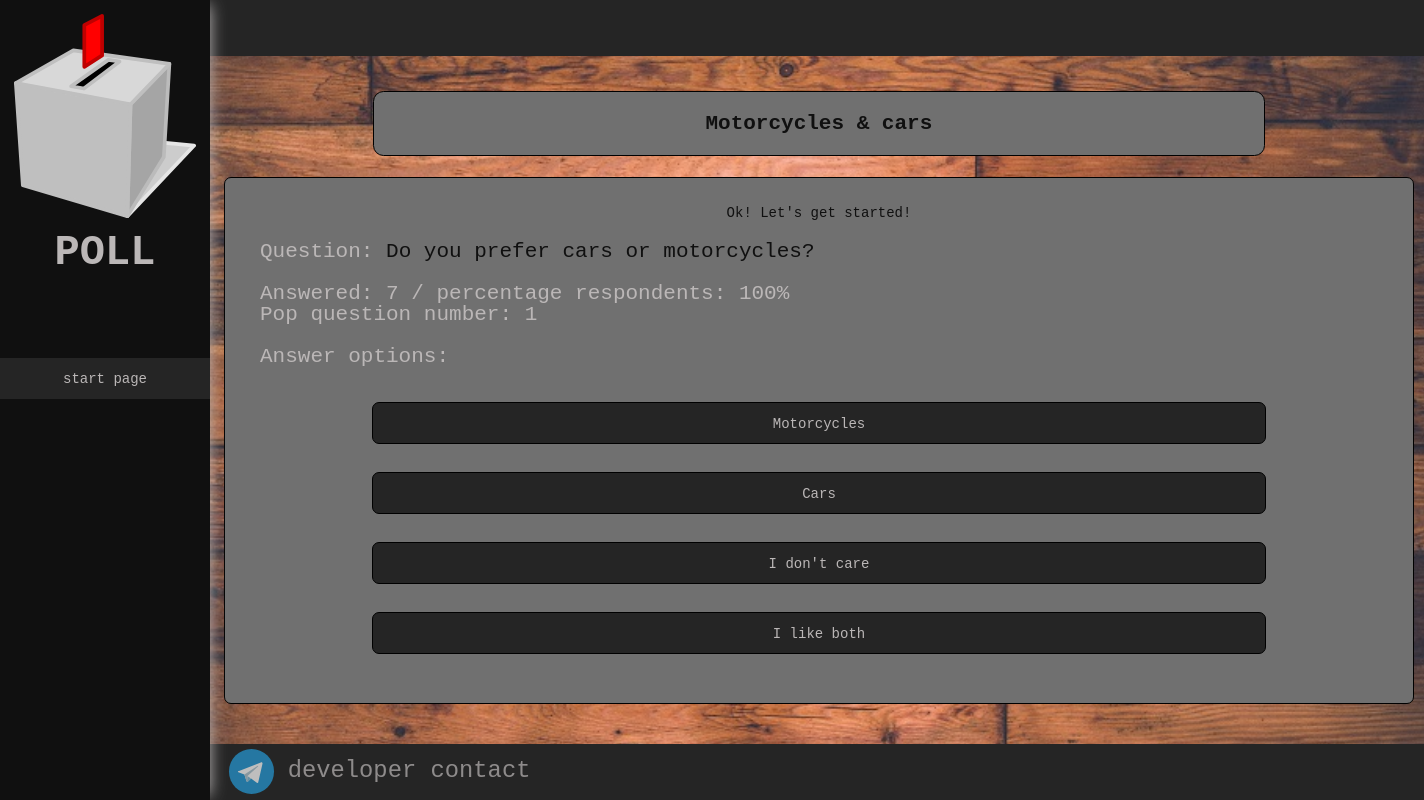
The app's page /poll/?poll_pk=2&is_start=True with its own data.
### polls/models.py (models this page shows, shortened)
class Poll(models.Model):
    subject = models.CharField(max_length=500)
    description = models.TextField()
    participants = models.PositiveIntegerField(default=0)

class Question(models.Model):
    context = models.TextField()
    poll = models.ForeignKey(Poll, on_delete=CASCADE)
    is_start = models.BooleanField(default=False)
    participants = models.PositiveIntegerField(default=0)

class Answer(models.Model):
    context = models.TextField()
    question = models.ForeignKey(Question, on_delete=CASCADE, related_name='current_question')
    next_question = models.ForeignKey(Question, on_delete=models.CASCADE, related_name='next_question', **NULLABLE)
    participants = models.PositiveIntegerField(default=0)

### polls/views.py (the view)
# urls.py: path('poll/', views.poll, name='poll'),
def poll(request):
    current_poll_pk = request.GET.get('poll_pk')
    current_poll = Poll.objects.get(pk=current_poll_pk)
    if request.GET.get('is_start'):
        create_session(current_poll)
    session_data = handle_session_data(request)
    if session_data['next_question_pk']:
        message = NEXT_QUESTION_MESSAGE
        question = Question.objects.get(pk=session_data['next_question_pk'])
        answers = Answer.objects.filter(question=question)
    elif session_data['is_start']:
        message = FIRST_QUESTION_MESSAGE
        question = Question.objects.filter(poll=current_poll, is_start=True).first()
        answers = Answer.objects.filter(question=question)
    else:
        message = COMPLETED_SURVEY_MESSAGE
        question = None
        answers = None
    question_statistics = None
    if question:
        question_statistics = poll_session.session.get_question_statistics(question)
    question_numbers = poll_session.session.get_questions_numbers()
    question_pk = -1
    if question:
        question_pk = question.pk
    context = {
        'title': 'poll',
        'poll': current_poll,
        'question': question,
        'answers': answers,
        'message': message,
        'statistics': question_statistics,
        'question_pk': question_pk,
        'question_numbers': question_numbers,
    }
    return render(request, 'polls/poll.html', context)

### polls/poll_session/poll_session.py (called while the page is built)
    def update_statistic(self, question_pk, answer_pk):
        if question_pk:
            self.questions[question_pk] = self.questions.get(question_pk, 0) + 1
        if answer_pk:
            self.answers[answer_pk] = self.answers.get(answer_pk, 0) + 1

    def get_question_statistics(self, question):
        percentage_poll_participants = 0
        if self.poll.participants and question.participants:
            percentage_poll_participants = int((100 / self.poll.participants) * question.participants)
        return {
            'poll_participants': self.poll.participants,
            'question_participants': question.participants,
            'percentage_poll_participants': percentage_poll_participants,
        }

    def get_questions_numbers(self):
        questions = Question.objects.filter(poll=self.poll).order_by('-participants')
        numbers = {}
        prev_question = None
        prev_number = 1
        for question in questions:
            if prev_question and question.participants == prev_question.participants:
                numbers[question.pk] = prev_number
            elif prev_question and question.participants != prev_question.participants:
                numbers[question.pk] = prev_number + 1
                prev_question = question
                prev_number += 1
            else:
                numbers[question.pk] = prev_number
                prev_question = question
        return numbers

### polls/templatetags/site_sections_tags.py (called while the page is built)
@register.simple_tag()
def get_site_sections():
    return SITE_SECTIONS

### polls/views.py (called while the page is built)
def create_session(current_poll):
    poll_session.session = poll_session.PollSession(current_poll)

def handle_session_data(request):
    session_data = {'question_pk': request.GET.get('question_pk'),
                    'answer_pk': request.GET.get('answer_pk'),
                    'is_start': request.GET.get('is_start'),
                    'next_question_pk': request.GET.get('next_question'),
                    }
    poll_session.session.update_statistic(session_data['question_pk'], session_data['answer_pk'])
    return session_data

### polls/templates/polls/poll.html (shortened to what this page needs)
{% extends 'base.html' %}
{% load static %}
{% block style %}
<link rel="stylesheet" href="{% static 'css/button.css' %}">
<link rel="stylesheet" href="{% static 'css/poll.css' %}">
{% endblock %}
{% block content %}
    <div class="main-content">
        <div class="poll-subject block-border">{{ poll.subject }}</div>
        <div class="question-block block-border">
            {% if message %}
                <div class="survey-message">{{ message }}</div>
            {% endif %}
            {% if question %}
                <div class="question">
                    Question: <span class="question-context">{{ question.context }}</span><br><br>
                    <span class="statistics">
                        {% if statistics.poll_participants == 0 %}
                            <div class="statistics-message">You are the first participant in this survey</div>
                        {% elif statistics.question_participants == 0 %}
                            <div class="statistics-message">No one has answered this question yet</div>
                        {% else %}
                            <div class="statistics-message">
                                Answered: {{ question.participants }} /
                                percentage respondents: {{ statistics.percentage_poll_participants }}%
                            </div>
                            <div class="question-number">
                                {% for question_id, question_data in question_numbers.items %}
                                    {% if question_id == question_pk %}
                                        Pop question number: {{ question_data }}
                                    {% endif %}
                                {% endfor %}
                            </div>
                        {% endif %}
                    </span>
                </div>
            {% else %}
                <a href="{% url 'polls:show_results' %}" class="send-results-button button">SAVE RESULTS</a>
            {% endif %}
            <div class="answers-block">
                {% if question %}
                    <div class="answers-block-label">Answer options:</div>
                {% endif %}
                {% for answer in answers %}
                    <div class="answer-choice">
                        <div class="answer-button button"
                        data-next-question="{{ answer.next_question.id }}"
                        data-answer-pk="{{ answer.pk }}"
                        data-question-pk="{{ question.pk }}">{{ answer.context }}</div>
                    </div>
                {% endfor %}
            </div>
        </div>
    </div>
{% endblock %}

### static/css/null_style.css (style rules this page uses)
* { padding: 0; margin: 0; border: 0; }
*,*:before,*:after { -moz-box-sizing: border-box; -webkit-box-sizing: border-box; box-sizing: border-box; }
html,body { height: 100%; width: 100%; font-size: 100%; line-height: 1; font-size: 14px; -ms-text-size-adjust: 100%; -moz-text-size-adjust: 100%; -webkit-text-size-adjust: 100%; }

### static/css/base.css (style rules this page uses)
body { font-family: monospace; color: #bbb7b7; background: grey; background-position: center; background-attachment: fixed; background-size: 110%; background-image: url('../img/back_min.jpg'); }
.block-border { padding: 1em; min-height: 3em; border: solid 1px #000; border-radius: 0.5em; background-color: #707070; }

### static/css/button.css (style rules this page uses)
.button { color: #bbb7b7; display: block; margin: 1em auto; width: 80%; min-height: 3em; border: solid 1px #000; border-radius: 0.5em; background-color: #252525; }
a.button, div.button, label { text-align: center; padding-top: 1em; }

### static/css/poll.css (style rules this page uses)
.main-content { margin: 1em; width: 98%; }
.answer-button { cursor: pointer; }
.poll-subject { width: 42.5em; margin: 1em auto; text-align: center; font-size: 1.5em; font-weight: bold; color: #101010; }
.question-block { margin: 1em auto; width: 85em; position: relative; }
.survey-message { text-align: center; color: #101010; margin: 1em; }
.question { margin: 1em; font-size: 1.5em; }
.question-context { color: #101010; }
.answers-block { margin: 1.5em; }
.answers-block-label { font-size: 1.5em; margin-bottom: 1em; }
.answer-choice { display: flex; justify-content: }

### records on screen
Poll: subject "Motorcycles & cars"
Question: context "Do you prefer cars or motorcycles?", participants "7"
Answer: context "Motorcycles"
Answer: context "Cars"
Answer: context "I don't care"
Answer: context "I like both"

### other values on screen
{{ title|upper }} "POLL"
{{ section.name }} "start page"
{{ message }} "Ok! Let's get started!"
{{ statistics.percentage_poll_participants }} "100"
{{ question_data }} "1"
